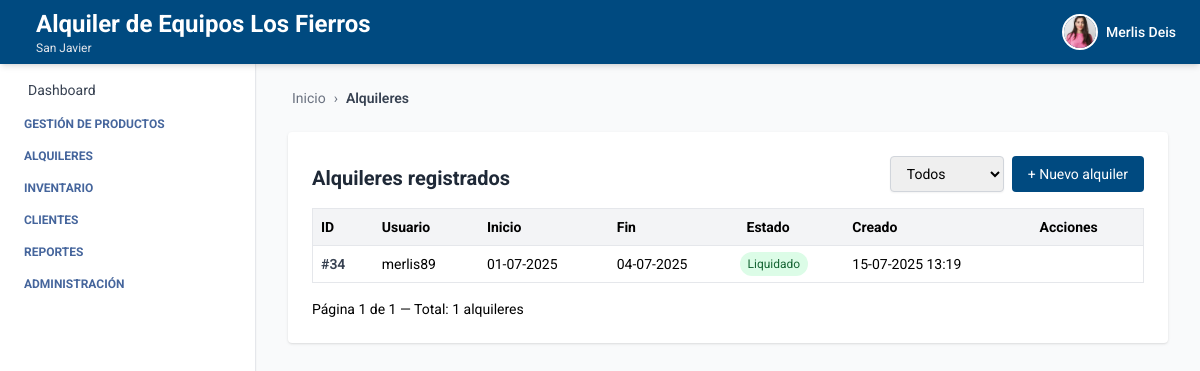
The page /alquiler/ (signed in) on the database as committed earlier.
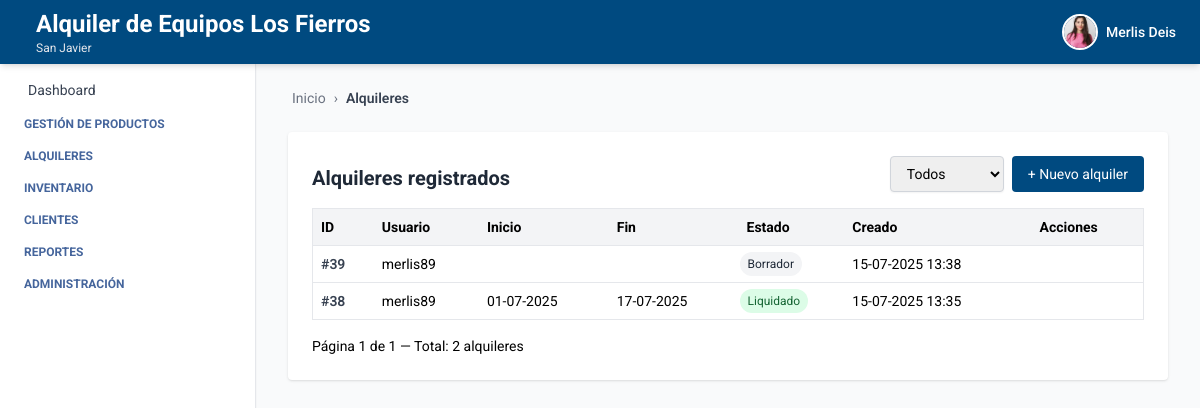
The same page on the database as committed later.
### autenticacion/models.py (models this page shows, shortened)
class Usuario(AbstractUser):
    telefono = models.CharField(max_length=20, blank=True, null=True)
    empresa = models.ForeignKey(Empresa, on_delete=models.SET_NULL, null=True, blank=True)
    sucursal = models.ForeignKey(Sucursal, on_delete=models.SET_NULL, null=True, blank=True)
    rol = models.ForeignKey(Rol, on_delete=models.SET_NULL, null=True, blank=True)
    ESTADOS = [
        ("activo", "Activo"),
        ("inactivo", "Inactivo"),
    ]
    estado = models.CharField(max_length=10, choices=ESTADOS, default="activo")
    foto_perfil = models.ImageField(upload_to='usuarios/img/', blank=True, null=True)
    groups = models.ManyToManyField(
        Group,
        related_name='usuarios',  # Evita conflicto con 'user_set'
        blank=True,
        help_text='The groups this user belongs to.',
        verbose_name='groups'
    )
    user_permissions = models.ManyToManyField(
        Permission,
        related_name='usuarios',  # Evita conflicto con 'user_set'
        blank=True,
        help_text='Specific permissions for this user.',
        verbose_name='user permissions'
    )

### empresa/models.py (models this page shows, shortened)
class Empresa(models.Model):
    ESTADOS = [
        ("activo", "Activo"),
        ("inactivo", "Inactivo"),
    ]
    nombre = models.CharField(max_length=100)
    nit = models.CharField(max_length=50, unique=True)
    ciudad = models.CharField(max_length=100, blank=True, null=True)
    direccion = models.CharField(max_length=255, blank=True, null=True)
    departamento = models.CharField(max_length=100, blank=True, null=True)
    telefono = models.CharField(max_length=20, blank=True, null=True)
    estado = models.CharField(max_length=20, choices=ESTADOS, default="activo")
    logo = models.ImageField(upload_to='empresas/img/', blank=True, null=True)

class Sucursal(models.Model):
    ESTADOS = [
        ("activo", "Activo"),
        ("inactivo", "Inactivo"),
    ]
    empresa = models.ForeignKey(Empresa, related_name='sucursales', on_delete=models.CASCADE)
    nombre = models.CharField(max_length=100)
    ciudad = models.CharField(max_length=100)
    direccion = models.CharField(max_length=255)
    departamento = models.CharField(max_length=100, blank=True, null=True)
    telefono = models.CharField(max_length=20, blank=True, null=True)
    estado = models.CharField(max_length=20, choices=ESTADOS, default="activo")

### alquiler/models.py (models this page shows, shortened)
class Alquiler(models.Model):
    ESTADOS_ALQUILER = [
        ('cotizacion', 'Cotización'),
        ('borrador', 'Borrador'),
        ('reservado', 'Reservado'),
        ('despachado', 'Despachado'),
        ('liquidado', 'Liquidado'),
        ('anulado', 'Anulado'),
    ]
    usuario = models.ForeignKey(
        settings.AUTH_USER_MODEL, on_delete=models.CASCADE)
    cliente = models.ForeignKey(
        Cliente, on_delete=models.PROTECT, related_name='alquileres', null=True, blank=True)
    fecha_inicio = models.DateField(null=True, blank=True)
    fecha_fin = models.DateField(null=True, blank=True)
    observaciones = models.TextField(blank=True)
    total = models.DecimalField(
        max_digits=10, decimal_places=2, default=0.0,
        help_text="Total cobro del alquiler"
    )
    estado = models.CharField(
        max_length=20, choices=ESTADOS_ALQUILER, default='borrador')
    descuento_general = models.DecimalField(
        max_digits=5, decimal_places=2, default=0.0,
        help_text="Descuento general en % sobre el total del alquiler"
    )
    created_at = models.DateTimeField(auto_now_add=True)
    updated_at = models.DateTimeField(auto_now=True)
    created_by = models.ForeignKey(
        settings.AUTH_USER_MODEL, on_delete=models.SET_NULL,
        null=True, blank=True, related_name='alquileres_creados_por'
    )
    updated_by = models.ForeignKey(
        settings.AUTH_USER_MODEL, on_delete=models.SET_NULL,
        null=True, blank=True, related_name='alquileres_actualizados_por'
    )

### alquiler/views_alquiler.py (the view)
# urls.py: path('', alquiler_list, name='alquiler_list'),
@login_required
def alquiler_list(request):
    estado = request.GET.get('estado', '')
    qs = Alquiler.objects.filter(usuario__sucursal=request.user.sucursal)
    if estado:
        qs = qs.filter(estado=estado)
    qs = qs.order_by('-created_at')
    paginator = Paginator(qs, 10)  # 10 alquileres por página
    page_number = request.GET.get('page')
    alquileres = paginator.get_page(page_number)
    return render(request, 'alquiler_list.html', {
        'alquileres': alquileres,
        'estado_filtro': estado,
        'breadcrumb_items': [('Alquileres', None)]
    })

### alquiler/templates/alquiler_list.html (shortened to what this page needs)
{% extends 'index.html' %}
{% load humanize %}
{% block breadcrumb %}
  {% include 'breadcrumb.html' with home='/' breadcrumbs=breadcrumb_items %}
{% endblock %}
{% block content %}
  <div class="max-w-6xl mx-auto mt-6 bg-white p-6 rounded shadow">
    <div class="flex justify-between items-end mb-4 flex-wrap gap-2">
  <h2 class="text-xl font-bold text-gray-800">Alquileres registrados</h2>
  <div class="flex gap-2 items-end">
    <form method="get" class="flex items-end">
      <div>
        <select name="estado"
              class="block w-full border border-gray-300 rounded px-3 py-2 text-sm shadow-sm focus:outline-none focus:ring-2 focus:ring-blue-300 focus:border-blue-500"
              onchange="this.form.submit()">
        <option value="">Todos</option>
      </select>
      </div>
    </form>
    <a href="{% url 'crear_alquiler' %}" class="bg-[var(--primary-color)] text-white px-4 py-2 rounded hover:bg-blue-700 transition text-sm">+ Nuevo alquiler</a>
  </div>
</div>
    <table class="min-w-full bg-white border border-gray-200 text-sm rounded">
      <thead class="bg-gray-100 text-left">
        <tr>
          <th class="p-2">ID</th>
          <th class="p-2">Usuario</th>
          <th class="p-2">Inicio</th>
          <th class="p-2">Fin</th>
          <th class="p-2">Estado</th>
          <th class="p-2">Creado</th>
          <th class="p-2">Acciones</th>
        </tr>
      </thead>
      <tbody>
        {% for a in alquileres %}
          <tr class="border-t">
            <td class="p-2 font-semibold text-gray-700">#{{ a.id }}</td>
            <td class="p-2">{{ a.usuario.username }}</td>
            <td class="p-2">{{ a.fecha_inicio|default:'—'|date:'d-m-Y' }}</td>
            <td class="p-2">{{ a.fecha_fin|default:'—'|date:'d-m-Y' }}</td>
            <td>
              <span class="inline-block text-xs px-2 py-1 rounded-full
                {% if a.estado == 'borrador' %}bg-gray-100 text-gray-800
                {% elif a.estado == 'en_curso' %}bg-blue-100 text-blue-800
                {% elif a.estado == 'con_abono' %}bg-yellow-100 text-yellow-800
                {% elif a.estado == 'liquidado' %}bg-green-100 text-green-800
                {% elif a.estado == 'anulado' %}bg-red-100 text-red-800
                {% endif %}">
                {{ a.get_estado_display }}
              </span>
            </td>
            <td class="p-2">{{ a.created_at|date:'d-m-Y H:i' }}</td>
            <td class="p-2">
            </td>
          </tr>
        {% empty %}
          <tr>
            <td colspan="7" class="p-4 text-center text-gray-500">No hay alquileres registrados.</td>
          </tr>
        {% endfor %}
      </tbody>
    </table>
    <div class="mt-4 flex justify-between items-center text-sm">
  <div>
    Página {{ alquileres.number }} de {{ alquileres.paginator.num_pages }} — Total: {{ alquileres.paginator.count }} alquileres
  </div>
</div>
  </div>
{% endblock %}

### core/templates/index.html (shortened to what this page needs)
<!DOCTYPE html>
<html lang="es">
  <head>
    <script src="https://cdn.tailwindcss.com"></script>
  </head>
  <body class="bg-gray-50 min-h-screen">
    {% include 'header.html' %}
    <aside class="fixed top-16 left-0 w-64 bg-white h-[calc(100vh-4rem)] overflow-y-auto border-r shadow-sm hidden sm:block">
      {% include 'navbar.html' %}
    </aside>
    <div class="ml-64 pt-14 min-h-screen">
      <main class="p-8">
        {% block breadcrumb %}{% endblock %}
        {% block content %}{% endblock %}
      </main>
    </div>
  </body>
</html>

### core/templates/header.html (shortened to what this page needs)
<header class="bg-[var(--primary-color)] shadow-md w-full h-16 flex items-center px-6 justify-between fixed top-0 left-0 z-10">
  <h1 class="text-white flex items-center gap-3 leading-tight">
    <div class="leading-tight">
  {% if request.user.is_authenticated %}
    {% if request.user.empresa %}
      <span class="text-xl sm:text-2xl font-bold block">
        {{ request.user.empresa.nombre }}
      </span>
    {% endif %}
    {% if request.user.sucursal %}
      <span class="text-xs text-gray-200 block">
        {{ request.user.sucursal.nombre }}
      </span>
    {% endif %}
  {% else %}
    <span class="text-xl text-gray-200 block">Gestión inteligente de Equipos</span>
  {% endif %}
</div>
  </h1>
  {% if request.user.is_authenticated %}
  <div x-data="{ open: false }" class="relative flex items-center space-x-3 cursor-pointer" @click.away="open = false">
    <button @click="open = !open" class="flex items-center space-x-2 focus:outline-none">
      {% if request.user.foto_perfil %}
        <img src="{{ request.user.foto_perfil.url }}" alt="Perfil" class="w-9 h-9 rounded-full object-cover border-2 border-white" />
      {% else %}
        <div class="w-9 h-9 rounded-full bg-white text-[var(--primary-color)] flex items-center justify-center font-bold text-sm">
          {{ request.user.first_name|first }}{{ request.user.last_name|first }}
        </div>
      {% endif %}
      <span class="text-white hidden sm:block text-sm font-medium">{{ request.user.first_name }}</span>
    </button>
  </div>
  {% endif %}
</header>

### core/templates/navbar.html (shortened to what this page needs)
<nav class="p-4 text-sm space-y-4">
  <ul class="space-y-4">
    <li>
      <a href="#" class="flex items-center gap-3 text-gray-700 hover:text-[var(--primary-color)] transition">
        Dashboard
      </a>
    </li>
  </ul>
  <details id="menu-productos" class="menu-toggle group">
    <summary class="cursor-pointer text-[var(--text-aside-color)] uppercase text-xs font-bold flex items-center gap-2">
       Gestión de productos
    </summary>
  </details>
  <details id="menu-alquileres" class="menu-toggle group">
    <summary class="cursor-pointer text-[var(--text-aside-color)] uppercase text-xs font-bold flex items-center gap-2">
      Alquileres
    </summary>
  </details>
  <details id="menu-inventario" class="menu-toggle group">
    <summary class="cursor-pointer text-[var(--text-aside-color)] uppercase text-xs font-bold flex items-center gap-2">
       Inventario
    </summary>
  </details>
  <details id="menu-clientes" class="menu-toggle group">
    <summary class="cursor-pointer text-[var(--text-aside-color)] uppercase text-xs font-bold flex items-center gap-2">
       Clientes
    </summary>
  </details>
  <details id="menu-reportes" class="menu-toggle group">
    <summary class="cursor-pointer text-[var(--text-aside-color)] uppercase text-xs font-bold flex items-center gap-2">
       Reportes
    </summary>
  </details>
  <details id="menu-admin" class="menu-toggle group">
    <summary class="cursor-pointer text-[var(--text-aside-color)] uppercase text-xs font-bold flex items-center gap-2">
       Administración
    </summary>
  </details>
</nav>

### core/templates/breadcrumb.html (shortened to what this page needs)
<nav class="text-sm text-gray-500 mb-4 flex items-center gap-1">
    {% if home %}
      <a href="{{ home }}" class="hover:text-[var(--primary-color)] flex items-center gap-1">
         Inicio
      </a>
      <span class="mx-1">›</span>
    {% endif %}
    {% for label, url in breadcrumbs %}
      {% if url %}
        <a href="{{ url }}" class="hover:text-[var(--primary-color)]">{{ label }}</a>
        <span class="mx-1">›</span>
      {% else %}
        <span class="text-gray-700 font-semibold">{{ label }}</span>
      {% endif %}
    {% endfor %}
  </nav>

### core/templates/index.html (style rules this page uses)
:root { --primary-color: #004a80; --text-aside-color: rgb(69, 101, 156); }
body { font-family: 'Roboto', sans-serif; }

Rows that differ between the two databases and show on the page:
removed Alquiler: id "34", usuario.username "merlis89", fecha_inicio "01-07-2025", fecha_fin "04-07-2025", estado "Liquidado", created_at "15-07-2025 13:19"
added Alquiler: id "39", usuario.username "merlis89", estado "Borrador", created_at "15-07-2025 13:38"
added Alquiler: id "38", usuario.username "merlis89", fecha_inicio "01-07-2025", fecha_fin "17-07-2025", estado "Liquidado", created_at "15-07-2025 13:35"
Other text that changed with them:
{{ alquileres.paginator.count }}: "1" → "2"
